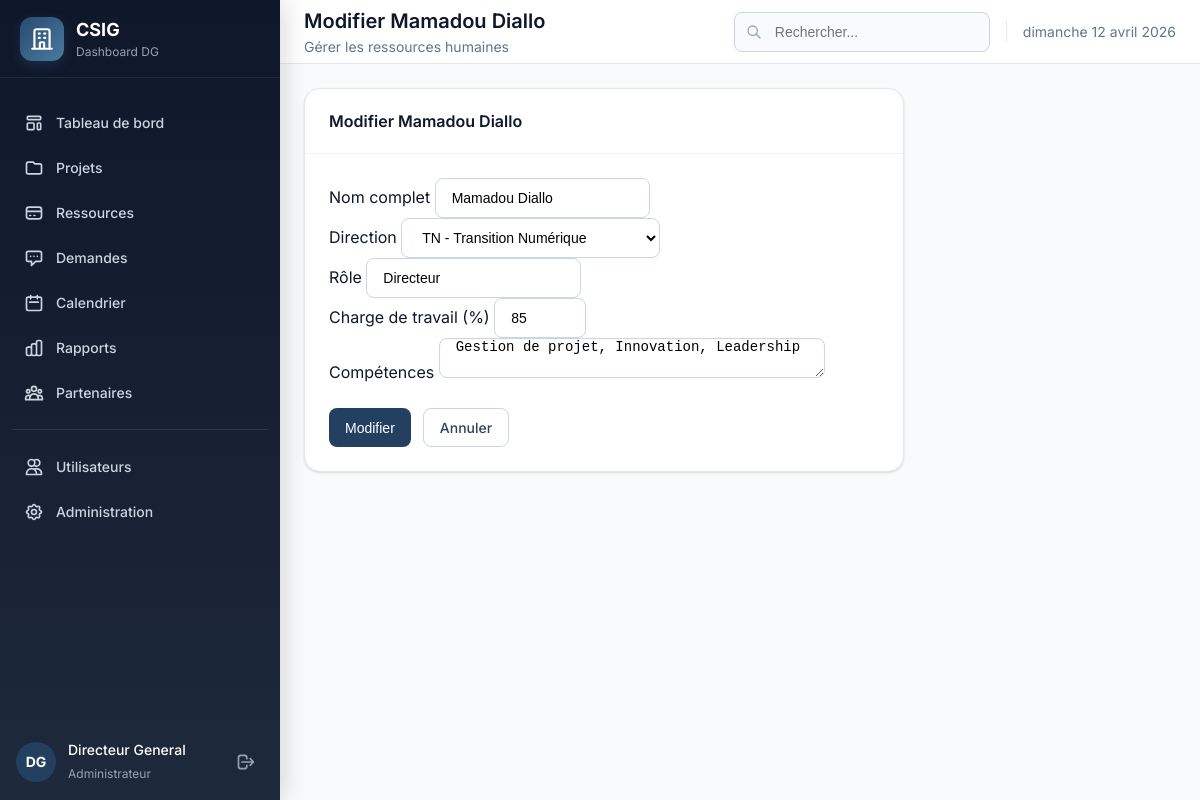
Page /employes/9/modifier/ (signed in) on the committed database.
### core/models.py (models this page shows, shortened)
class UserProfile(models.Model):
    ROLE_CHOICES = [
        ('admin', 'Administrateur'),
        ('directeur_general', 'Directeur Général'),
        ('directeur', 'Directeur'),
        ('chef_projet', 'Chef de Projet'),
        ('employe', 'Employé'),
        ('visiteur', 'Visiteur'),
    ]
    user = models.OneToOneField(User, on_delete=models.CASCADE, related_name='profile')
    role = models.CharField(max_length=20, choices=ROLE_CHOICES, default='visiteur', verbose_name="Rôle")
    direction = models.ForeignKey('Direction', on_delete=models.SET_NULL, null=True, blank=True,
                                   related_name='users', verbose_name="Direction")
    phone = models.CharField(max_length=20, blank=True, verbose_name="Téléphone")
    avatar = models.ImageField(upload_to='avatars/', null=True, blank=True, verbose_name="Photo")
    is_active_profile = models.BooleanField(default=True, verbose_name="Profil actif")
    created_at = models.DateTimeField(auto_now_add=True)
    updated_at = models.DateTimeField(auto_now=True)
    class Meta:
        verbose_name = "Profil utilisateur"
        verbose_name_plural = "Profils utilisateurs"
    def get_initials(self):
        if self.user.first_name and self.user.last_name:
            return f"{self.user.first_name[0]}{self.user.last_name[0]}".upper()
        return self.user.username[:2].upper()
    def is_admin(self):
        return self.role == 'admin'
    def can_manage_users(self):
        return self.role in ['admin', 'directeur_general']
    def can_manage_budgets(self):
        return self.role in ['admin', 'directeur_general', 'directeur']
    def can_approve_requests(self):
        return self.role in ['admin', 'directeur_general']
    def can_manage_projects(self):
        return self.role in ['admin', 'directeur_general', 'directeur', 'chef_projet']
    def can_view_reports(self):
        return self.role in ['admin', 'directeur_general', 'directeur', 'chef_projet']
    def can_manage_partners(self):
        return self.role in ['admin', 'directeur_general', 'directeur']

class Employee(models.Model):
    name = models.CharField(max_length=100, verbose_name="Nom")
    direction = models.ForeignKey(Direction, on_delete=models.CASCADE, related_name='employees', verbose_name="Direction")
    role = models.CharField(max_length=100, verbose_name="Rôle")
    workload = models.IntegerField(default=0, verbose_name="Charge de travail (%)")
    skills = models.TextField(blank=True, verbose_name="Compétences")
    class Meta:
        verbose_name = "Employé"
        verbose_name_plural = "Employés"
        ordering = ['name']

### core/views.py (the view)
# urls.py: path('employes/<int:employee_id>/modifier/', views.employee_edit, name='employee_edit'),
@login_required
def employee_edit(request, employee_id):
    from .forms_project import EmployeeForm
    if not request.user.profile.can_manage_budgets():
        messages.error(request, "Vous n'avez pas les permissions pour gérer les employés.")
        return redirect('core:resources')
    employee = get_object_or_404(Employee, pk=employee_id)
    if request.method == 'POST':
        form = EmployeeForm(request.POST, instance=employee)
        if form.is_valid():
            form.save()
            messages.success(request, "Employé modifié avec succès.")
            return redirect('core:resources')
    else:
        form = EmployeeForm(instance=employee)
    return render(request, 'core/employee_form.html', {'form': form, 'employee': employee, 'title': f'Modifier {employee.name}'})

### core/forms_project.py
class EmployeeForm(forms.ModelForm):
    class Meta:
        model = Employee
        fields = ['name', 'direction', 'role', 'workload', 'skills']
        widgets = {
            'workload': forms.NumberInput(attrs={'min': '0', 'max': '100'}),
            'skills': forms.Textarea(attrs={'rows': 2, 'placeholder': 'Compétences séparées par des virgules'}),
        }
    def __init__(self, *args, **kwargs):
        super().__init__(*args, **kwargs)
        for field_name, field in self.fields.items():
            field.widget.attrs['class'] = 'form-control'
        self.fields['name'].label = 'Nom complet'
        self.fields['workload'].label = 'Charge de travail (%)'
        self.fields['skills'].label = 'Compétences'

### core/models.py (called while the page is built)
    def __str__(self):
        return f"{self.code} - {self.name}"

### templates/core/employee_form.html (shortened to what this page needs)
{% extends 'base.html' %}
{% block page_title %}{{ title }}{% endblock %}
{% block page_subtitle %}Gérer les ressources humaines{% endblock %}
{% block content %}
<div class="card" style="max-width: 600px;">
    <div class="card-header">
        <h3 class="card-title">{{ title }}</h3>
    </div>
    <div class="card-content">
        <form method="post">
            {% for field in form %}
            <div class="form-group">
                <label for="{{ field.id_for_label }}" class="form-label">{{ field.label }}</label>
                {{ field }}
            </div>
            {% endfor %}
            <div class="flex gap-3 mt-6">
                <button type="submit" class="btn btn-primary">
                    {% if employee %}Modifier{% else %}Créer{% endif %}
                </button>
                <a href="{% url 'core:resources' %}?tab=rh" class="btn btn-outline">Annuler</a>
            </div>
        </form>
    </div>
</div>
{% endblock %}

### templates/base.html (shortened to what this page needs)
{% load static %}
<!DOCTYPE html>
<html lang="fr">
<head>
    <link rel="stylesheet" href="{% static 'css/style.css' %}">
</head>
<body>
    <div class="layout">
        <aside class="sidebar">
            <div class="sidebar-header">
                <div class="sidebar-logo">
                    <svg xmlns="http://www.w3.org/2000/svg" fill="none" viewBox="0 0 24 24" stroke="currentColor">
                        <path stroke-linecap="round" stroke-linejoin="round" stroke-width="2" d="M19 21V5a2 2 0 00-2-2H7a2 2 0 00-2 2v16m14 0h2m-2 0h-5m-9 0H3m2 0h5M9 7h1m-1 4h1m4-4h1m-1 4h1m-5 10v-5a1 1 0 011-1h2a1 1 0 011 1v5m-4 0h4" />
                    </svg>
                </div>
                <div class="sidebar-title">
                    <h1>CSIG</h1>
                    <p>Dashboard DG</p>
                </div>
            </div>
            <nav class="sidebar-nav">
                <ul>
                    <li>
                        <a href="{% url 'core:dashboard' %}" {% if request.resolver_match.url_name == 'dashboard' %}class="active"{% endif %}>
                            Tableau de bord
                        </a>
                    </li>
                    {% if user.profile.can_manage_projects %}
                    <li>
                        <a href="{% url 'core:projects' %}" {% if request.resolver_match.url_name == 'projects' %}class="active"{% endif %}>
                            <svg xmlns="http://www.w3.org/2000/svg" fill="none" viewBox="0 0 24 24" stroke="currentColor">
                                <path stroke-linecap="round" stroke-linejoin="round" stroke-width="2" d="M3 7v10a2 2 0 002 2h14a2 2 0 002-2V9a2 2 0 00-2-2h-6l-2-2H5a2 2 0 00-2 2z" />
                            </svg>
                            Projets
                        </a>
                    </li>
                    {% endif %}
                    {% if user.profile.can_manage_budgets %}
                    <li>
                        <a href="{% url 'core:resources' %}" {% if request.resolver_match.url_name == 'resources' %}class="active"{% endif %}>
                            <svg xmlns="http://www.w3.org/2000/svg" fill="none" viewBox="0 0 24 24" stroke="currentColor">
                                <path stroke-linecap="round" stroke-linejoin="round" stroke-width="2" d="M3 10h18M7 15h1m4 0h1m-7 4h12a3 3 0 003-3V8a3 3 0 00-3-3H6a3 3 0 00-3 3v8a3 3 0 003 3z" />
                            </svg>
                            Ressources
                        </a>
                    </li>
                    {% endif %}
                    {% if user.profile.can_approve_requests %}
                    <li>
                        <a href="{% url 'core:requests' %}" {% if request.resolver_match.url_name == 'requests' %}class="active"{% endif %}>
                            <svg xmlns="http://www.w3.org/2000/svg" fill="none" viewBox="0 0 24 24" stroke="currentColor">
                                <path stroke-linecap="round" stroke-linejoin="round" stroke-width="2" d="M8 10h.01M12 10h.01M16 10h.01M9 16H5a2 2 0 01-2-2V6a2 2 0 012-2h14a2 2 0 012 2v8a2 2 0 01-2 2h-5l-5 5v-5z" />
                            </svg>
                            Demandes
                        </a>
                    </li>
                    {% endif %}
                    <li>
                        <a href="{% url 'core:calendar' %}" {% if request.resolver_match.url_name == 'calendar' %}class="active"{% endif %}>
                            <svg xmlns="http://www.w3.org/2000/svg" fill="none" viewBox="0 0 24 24" stroke="currentColor">
                                <path stroke-linecap="round" stroke-linejoin="round" stroke-width="2" d="M8 7V3m8 4V3m-9 8h10M5 21h14a2 2 0 002-2V7a2 2 0 00-2-2H5a2 2 0 00-2 2v12a2 2 0 002 2z" />
                            </svg>
                            Calendrier
                        </a>
                    </li>
                    {% if user.profile.can_view_reports %}
                    <li>
                        <a href="{% url 'core:reports' %}" {% if request.resolver_match.url_name == 'reports' %}class="active"{% endif %}>
                            Rapports
                        </a>
                    </li>
                    {% endif %}
                    {% if user.profile.can_manage_partners %}
                    <li>
                        <a href="{% url 'core:partners' %}" {% if request.resolver_match.url_name == 'partners' %}class="active"{% endif %}>
                            Partenaires
                        </a>
                    </li>
                    {% endif %}
                    {% if user.profile.can_manage_users %}
                    <li style="margin-top: 16px; padding-top: 16px; border-top: 1px solid rgba(255,255,255,0.1);">
                        <a href="{% url 'core:users_list' %}" {% if 'users' in request.path %}class="active"{% endif %}>
                            <svg xmlns="http://www.w3.org/2000/svg" fill="none" viewBox="0 0 24 24" stroke="currentColor">
                                <path stroke-linecap="round" stroke-linejoin="round" stroke-width="2" d="M12 4.354a4 4 0 110 5.292M15 21H3v-1a6 6 0 0112 0v1zm0 0h6v-1a6 6 0 00-9-5.197M13 7a4 4 0 11-8 0 4 4 0 018 0z" />
                            </svg>
                            Utilisateurs
                        </a>
                    </li>
                    {% endif %}
                    {% if user.profile.is_admin or user.is_superuser %}
                    <li>
                        <a href="/admin/" target="_blank">
                            Administration
                        </a>
                    </li>
                    {% endif %}
                </ul>
            </nav>
            <div class="sidebar-footer">
                <div class="sidebar-user">
                    <div class="sidebar-avatar">
                        {% if user.is_authenticated and user.profile %}
                            {{ user.profile.get_initials }}
                        {% else %}
                            DG
                        {% endif %}
                    </div>
                    <div class="sidebar-user-info">
                        {% if user.is_authenticated %}
                            <p>{{ user.get_full_name|default:user.username }}</p>
                            <span>{{ user.profile.get_role_display|default:"Utilisateur" }}</span>
                        {% else %}
                            <p>Non connecté</p>
                            <span>-</span>
                        {% endif %}
                    </div>
                    {% if user.is_authenticated %}
                    <a href="{% url 'core:logout' %}" class="sidebar-logout" title="Déconnexion">
                        <svg xmlns="http://www.w3.org/2000/svg" fill="none" viewBox="0 0 24 24" stroke="currentColor" width="20" height="20">
                            <path stroke-linecap="round" stroke-linejoin="round" stroke-width="2" d="M17 16l4-4m0 0l-4-4m4 4H7m6 4v1a3 3 0 01-3 3H6a3 3 0 01-3-3V7a3 3 0 013-3h4a3 3 0 013 3v1" />
                        </svg>
                    </a>
                    {% endif %}
                </div>
            </div>
        </aside>
        <main class="main-content">
            <header class="header">
                <div class="header-title">
                    <h1>{% block page_title %}Tableau de bord{% endblock %}</h1>
                    <p>{% block page_subtitle %}{% endblock %}</p>
                </div>
                <div class="header-actions">
                    <div class="search-box">
                        <svg xmlns="http://www.w3.org/2000/svg" fill="none" viewBox="0 0 24 24" stroke="currentColor">
                            <path stroke-linecap="round" stroke-linejoin="round" stroke-width="2" d="M21 21l-6-6m2-5a7 7 0 11-14 0 7 7 0 0114 0z" />
                        </svg>
                        <input type="text" placeholder="Rechercher...">
                    </div>
                    <div class="header-date">
                        {% now "l d F Y" %}
                    </div>
                </div>
            </header>
            <div class="page-content">
                {% block content %}{% endblock %}
            </div>
        </main>
    </div>
</body>
</html>

### rows in the picture
Employee: form "Mamadou Diallo" "TN - Transition Numérique" "Directeur" "85" "Gestion de projet, Innovation, Leadership"

### other values in the picture
{{ user.profile.get_initials }} "DG"
{{ user.get_full_name|default:user.username }} "Directeur General"
{{ user.profile.get_role_display|default:"Utilisateur" }} "Administrateur"
{{ title }} "Modifier Mamadou Diallo"
{{ field.label }} "Nom complet" "Direction" "Rôle" "Charge de travail (%)" "Compétences"
